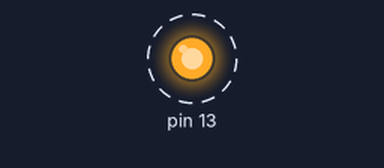
A sketch run on a simulated Arduino Uno, built with avr-gcc and run on an emulated ATmega328P. Shown: output pins drawn as LEDs (lit = HIGH). Dashed ring = blinking. What the sketch prints to the serial monitor is not drawn.

Above: at 1.5 s.
Timing chart, 0 to 5.6 s (numbered marks = the images above):
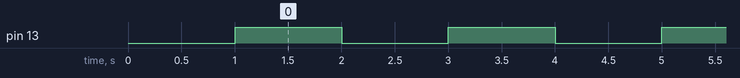

The sketch:

ESP8266_SWITCH_BAUD.ino
```cpp
#define START_BAUD 112500
#define END_BAUD 9600

void setup() {
  pinMode(13, OUTPUT);
  digitalWrite(13, LOW);
  Serial.begin(START_BAUD);
  delay(1000); // Let the module self-initialize
  Serial.print("AT+UART_DEF=");
  Serial.print(END_BAUD);
  Serial.print(",8,1,0,3\r\n");
  Serial.flush();
  digitalWrite(13, HIGH);
}

void loop() {
  digitalWrite(13, HIGH);
  delay(1000);
  digitalWrite(13, LOW);
  delay(1000);
}
```

Measured:
- by itself, pin 13: alternates HIGH for 1.0 s and LOW for 1.0 s
